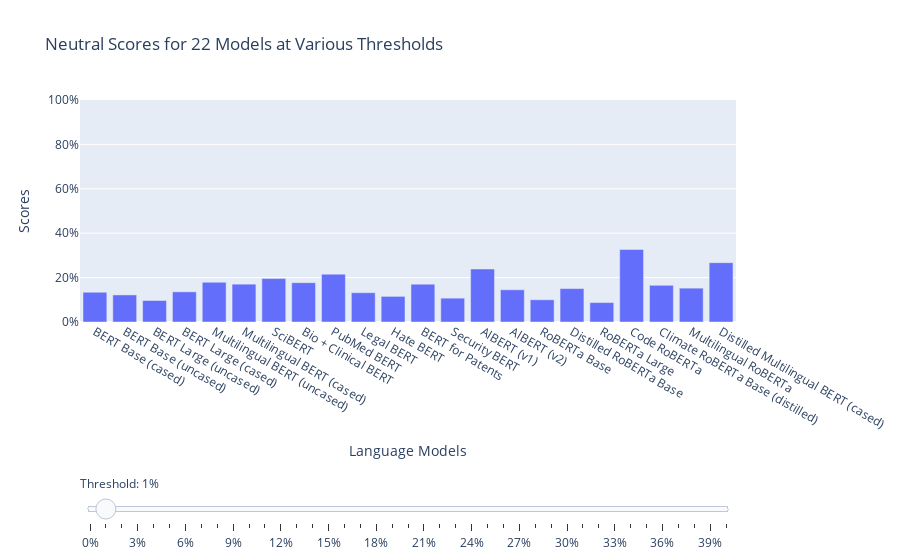

Here is the notebook cell this chart was saved with:
### Markdown cell above
### 1: Neutral Score

### Code cell
slider_chart(score_type='neutral_score')
